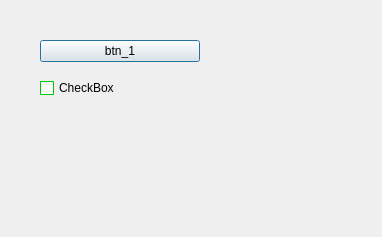
<?xml version="1.0" encoding="UTF-8"?>
<ui version="4.0">
 <class>Dialog</class>
 <widget class="QDialog" name="Dialog">
  <property name="geometry">
   <rect>
    <x>0</x>
    <y>0</y>
    <width>382</width>
    <height>237</height>
   </rect>
  </property>
  <property name="windowTitle">
   <string>Dialog</string>
  </property>
  <widget class="QWidget" name="verticalLayoutWidget">
   <property name="geometry">
    <rect>
     <x>40</x>
     <y>30</y>
     <width>160</width>
     <height>80</height>
    </rect>
   </property>
   <layout class="QVBoxLayout" name="verticalLayout">
    <item>
     <widget class="QPushButton" name="btn_1">
      <property name="text">
       <string>btn_1</string>
      </property>
     </widget>
    </item>
    <item>
     <widget class="QCheckBox" name="checkBox">
      <property name="palette">
       <palette>
        <active>
         <colorrole role="WindowText">
          <brush brushstyle="SolidPattern">
           <color alpha="255">
            <red>0</red>
            <green>0</green>
            <blue>0</blue>
           </color>
          </brush>
         </colorrole>
         <colorrole role="Button">
          <brush brushstyle="SolidPattern">
           <color alpha="255">
            <red>0</red>
            <green>255</green>
            <blue>0</blue>
           </color>
          </brush>
         </colorrole>
         <colorrole role="Light">
          <brush brushstyle="SolidPattern">
           <color alpha="255">
            <red>127</red>
            <green>255</green>
            <blue>127</blue>
           </color>
          </brush>
         </colorrole>
         <colorrole role="Midlight">
          <brush brushstyle="SolidPattern">
           <color alpha="255">
            <red>63</red>
            <green>255</green>
            <blue>63</blue>
           </color>
          </brush>
         </colorrole>
         <colorrole role="Dark">
          <brush brushstyle="SolidPattern">
           <color alpha="255">
            <red>0</red>
            <green>127</green>
            <blue>0</blue>
           </color>
          </brush>
         </colorrole>
         <colorrole role="Mid">
          <brush brushstyle="SolidPattern">
           <color alpha="255">
            <red>0</red>
            <green>170</green>
            <blue>0</blue>
           </color>
          </brush>
         </colorrole>
         <colorrole role="Text">
          <brush brushstyle="SolidPattern">
           <color alpha="255">
            <red>0</red>
            <green>0</green>
            <blue>0</blue>
           </color>
          </brush>
         </colorrole>
         <colorrole role="BrightText">
          <brush brushstyle="SolidPattern">
           <color alpha="255">
            <red>255</red>
            <green>255</green>
            <blue>255</blue>
           </color>
          </brush>
         </colorrole>
         <colorrole role="ButtonText">
          <brush brushstyle="SolidPattern">
           <color alpha="255">
            <red>0</red>
            <green>0</green>
            <blue>0</blue>
           </color>
          </brush>
         </colorrole>
         <colorrole role="Base">
          <brush brushstyle="SolidPattern">
           <color alpha="255">
            <red>255</red>
            <green>255</green>
            <blue>255</blue>
           </color>
          </brush>
         </colorrole>
         <colorrole role="Window">
          <brush brushstyle="SolidPattern">
           <color alpha="255">
            <red>0</red>
            <green>255</green>
            <blue>0</blue>
           </color>
          </brush>
         </colorrole>
         <colorrole role="Shadow">
          <brush brushstyle="SolidPattern">
           <color alpha="255">
            <red>0</red>
            <green>0</green>
            <blue>0</blue>
           </color>
          </brush>
         </colorrole>
         <colorrole role="AlternateBase">
          <brush brushstyle="SolidPattern">
           <color alpha="255">
            <red>127</red>
            <green>255</green>
            <blue>127</blue>
           </color>
          </brush>
         </colorrole>
         <colorrole role="ToolTipBase">
          <brush brushstyle="SolidPattern">
           <color alpha="255">
            <red>255</red>
            <green>255</green>
            <blue>220</blue>
           </color>
          </brush>
         </colorrole>
         <colorrole role="ToolTipText">
          <brush brushstyle="SolidPattern">
           <color alpha="255">
            <red>0</red>
            <green>0</green>
            <blue>0</blue>
           </color>
          </brush>
         </colorrole>
        </active>
        <inactive>
         <colorrole role="WindowText">
          <brush brushstyle="SolidPattern">
           <color alpha="255">
            <red>0</red>
            <green>0</green>
            <blue>0</blue>
           </color>
          </brush>
         </colorrole>
         <colorrole role="Button">
          <brush brushstyle="SolidPattern">
           <color alpha="255">
            <red>0</red>
            <green>255</green>
            <blue>0</blue>
           </color>
          </brush>
         </colorrole>
         <colorrole role="Light">
          <brush brushstyle="SolidPattern">
           <color alpha="255">
            <red>127</red>
            <green>255</green>
            <blue>127</blue>
           </color>
          </brush>
         </colorrole>
         <colorrole role="Midlight">
          <brush brushstyle="SolidPattern">
           <color alpha="255">
            <red>63</red>
            <green>255</green>
            <blue>63</blue>
           </color>
          </brush>
         </colorrole>
         <colorrole role="Dark">
          <brush brushstyle="SolidPattern">
           <color alpha="255">
            <red>0</red>
            <green>127</green>
            <blue>0</blue>
           </color>
          </brush>
         </colorrole>
         <colorrole role="Mid">
          <brush brushstyle="SolidPattern">
           <color alpha="255">
            <red>0</red>
            <green>170</green>
            <blue>0</blue>
           </color>
          </brush>
         </colorrole>
         <colorrole role="Text">
          <brush brushstyle="SolidPattern">
           <color alpha="255">
            <red>0</red>
            <green>0</green>
            <blue>0</blue>
           </color>
          </brush>
         </colorrole>
         <colorrole role="BrightText">
          <brush brushstyle="SolidPattern">
           <color alpha="255">
            <red>255</red>
            <green>255</green>
            <blue>255</blue>
           </color>
          </brush>
         </colorrole>
         <colorrole role="ButtonText">
          <brush brushstyle="SolidPattern">
           <color alpha="255">
            <red>0</red>
            <green>0</green>
            <blue>0</blue>
           </color>
          </brush>
         </colorrole>
         <colorrole role="Base">
          <brush brushstyle="SolidPattern">
           <color alpha="255">
            <red>255</red>
            <green>255</green>
            <blue>255</blue>
           </color>
          </brush>
         </colorrole>
         <colorrole role="Window">
          <brush brushstyle="SolidPattern">
           <color alpha="255">
            <red>0</red>
            <green>255</green>
            <blue>0</blue>
           </color>
          </brush>
         </colorrole>
         <colorrole role="Shadow">
          <brush brushstyle="SolidPattern">
           <color alpha="255">
            <red>0</red>
            <green>0</green>
            <blue>0</blue>
           </color>
          </brush>
         </colorrole>
         <colorrole role="AlternateBase">
          <brush brushstyle="SolidPattern">
           <color alpha="255">
            <red>127</red>
            <green>255</green>
            <blue>127</blue>
           </color>
          </brush>
         </colorrole>
         <colorrole role="ToolTipBase">
          <brush brushstyle="SolidPattern">
           <color alpha="255">
            <red>255</red>
            <green>255</green>
            <blue>220</blue>
           </color>
          </brush>
         </colorrole>
         <colorrole role="ToolTipText">
          <brush brushstyle="SolidPattern">
           <color alpha="255">
            <red>0</red>
            <green>0</green>
            <blue>0</blue>
           </color>
          </brush>
         </colorrole>
        </inactive>
        <disabled>
         <colorrole role="WindowText">
          <brush brushstyle="SolidPattern">
           <color alpha="255">
            <red>0</red>
            <green>127</green>
            <blue>0</blue>
           </color>
          </brush>
         </colorrole>
         <colorrole role="Button">
          <brush brushstyle="SolidPattern">
           <color alpha="255">
            <red>0</red>
            <green>255</green>
            <blue>0</blue>
           </color>
          </brush>
         </colorrole>
         <colorrole role="Light">
          <brush brushstyle="SolidPattern">
           <color alpha="255">
            <red>127</red>
            <green>255</green>
            <blue>127</blue>
           </color>
          </brush>
         </colorrole>
         <colorrole role="Midlight">
          <brush brushstyle="SolidPattern">
           <color alpha="255">
            <red>63</red>
            <green>255</green>
            <blue>63</blue>
           </color>
          </brush>
         </colorrole>
         <colorrole role="Dark">
          <brush brushstyle="SolidPattern">
           <color alpha="255">
            <red>0</red>
            <green>127</green>
            <blue>0</blue>
           </color>
          </brush>
         </colorrole>
         <colorrole role="Mid">
          <brush brushstyle="SolidPattern">
           <color alpha="255">
            <red>0</red>
            <green>170</green>
            <blue>0</blue>
           </color>
          </brush>
         </colorrole>
         <colorrole role="Text">
          <brush brushstyle="SolidPattern">
           <color alpha="255">
            <red>0</red>
            <green>127</green>
            <blue>0</blue>
           </color>
          </brush>
         </colorrole>
         <colorrole role="BrightText">
          <brush brushstyle="SolidPattern">
           <color alpha="255">
            <red>255</red>
            <green>255</green>
            <blue>255</blue>
           </color>
          </brush>
         </colorrole>
         <colorrole role="ButtonText">
          <brush brushstyle="SolidPattern">
           <color alpha="255">
            <red>0</red>
            <green>127</green>
            <blue>0</blue>
           </color>
          </brush>
         </colorrole>
         <colorrole role="Base">
          <brush brushstyle="SolidPattern">
           <color alpha="255">
            <red>0</red>
            <green>255</green>
            <blue>0</blue>
           </color>
          </brush>
         </colorrole>
         <colorrole role="Window">
          <brush brushstyle="SolidPattern">
           <color alpha="255">
            <red>0</red>
            <green>255</green>
            <blue>0</blue>
           </color>
          </brush>
         </colorrole>
         <colorrole role="Shadow">
          <brush brushstyle="SolidPattern">
           <color alpha="255">
            <red>0</red>
            <green>0</green>
            <blue>0</blue>
           </color>
          </brush>
         </colorrole>
         <colorrole role="AlternateBase">
          <brush brushstyle="SolidPattern">
           <color alpha="255">
            <red>0</red>
            <green>255</green>
            <blue>0</blue>
           </color>
          </brush>
         </colorrole>
         <colorrole role="ToolTipBase">
          <brush brushstyle="SolidPattern">
           <color alpha="255">
            <red>255</red>
            <green>255</green>
            <blue>220</blue>
           </color>
          </brush>
         </colorrole>
         <colorrole role="ToolTipText">
          <brush brushstyle="SolidPattern">
           <color alpha="255">
            <red>0</red>
            <green>0</green>
            <blue>0</blue>
           </color>
          </brush>
         </colorrole>
        </disabled>
       </palette>
      </property>
      <property name="text">
       <string>CheckBox</string>
      </property>
     </widget>
    </item>
   </layout>
  </widget>
 </widget>
 <resources/>
 <connections/>
</ui>
